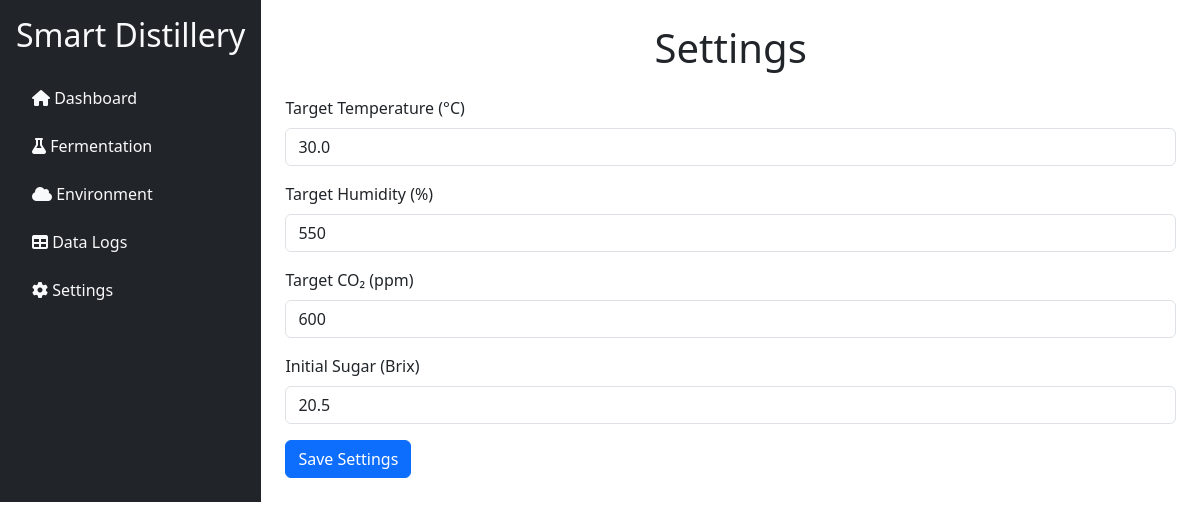
The app's page /settings, older data.
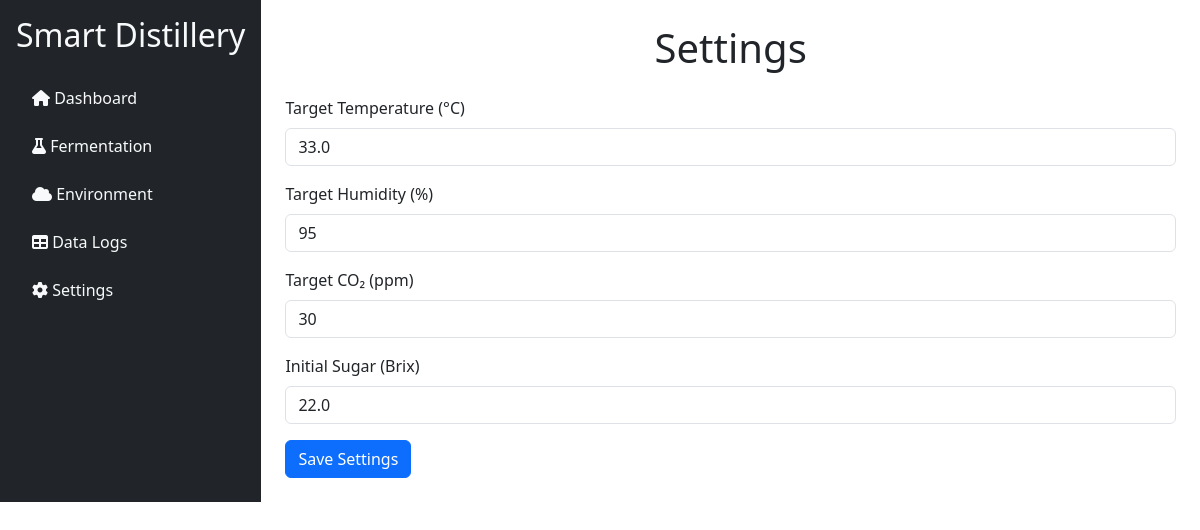
The same page, newer data.
### tables this page shows
CREATE TABLE settings (
            id INTEGER PRIMARY KEY AUTOINCREMENT,
            temperature REAL,
            humidity INTEGER,
            co2 INTEGER,
            sugar REAL
        );

### app.py (the view, shortened to what this page needs)
@app.route('/settings', methods=['GET', 'POST'])
def settings():
    settings = get_fermentation_settings()
    return render_template('settings.html', settings=settings)

### app.py (called while the page is built, shortened)
def get_db_connection():
    conn = sqlite3.connect(DB_PATH)
    conn.row_factory = sqlite3.Row  # 딕셔너리 형태로 반환
    return conn

def get_fermentation_settings():
    conn = get_db_connection()
    cursor = conn.cursor()
    cursor.execute('SELECT * FROM settings WHERE id = 1')
    settings = cursor.fetchone()
    conn.close()
    if settings:
        return dict(settings)  # 딕셔너리 형태로 반환

### project/templates/Settings.html (shortened to what this page needs)
<!DOCTYPE html>
<html lang="en">
<head>
    <link rel="stylesheet" href="https://cdnjs.cloudflare.com/ajax/libs/bootstrap/5.3.0/css/bootstrap.min.css">
    <link rel="stylesheet" href="https://cdnjs.cloudflare.com/ajax/libs/font-awesome/6.0.0-beta3/css/all.min.css">
</head>
<body>
    <div class="d-flex">
        <div class="sidebar bg-dark text-light p-3">
            <h2 class="text-center mb-4">Smart Distillery</h2>
            <ul class="nav flex-column">
                <li class="nav-item mb-2"><a href="/" class="nav-link text-light"><i class="fas fa-home"></i> Dashboard</a></li>
                <li class="nav-item mb-2"><a href="/fermentation" class="nav-link text-light"><i class="fas fa-flask"></i> Fermentation</a></li>
                <li class="nav-item mb-2"><a href="/environment" class="nav-link text-light"><i class="fas fa-cloud"></i> Environment</a></li>
                <li class="nav-item mb-2"><a href="/data-logs" class="nav-link text-light"><i class="fas fa-table"></i> Data Logs</a></li>
                <li class="nav-item"><a href="/settings" class="nav-link text-light active"><i class="fas fa-cog"></i> Settings</a></li>
            </ul>
        </div>
        <div class="main flex-grow-1 p-4">
            <header class="mb-4">
                <h1 class="text-center">Settings</h1>
            </header>
            <form action="/settings" method="POST" class="form-container">
                <div class="mb-3">
                    <label for="temperature" class="form-label">Target Temperature (°C)</label>
                    <input type="number" class="form-control" id="temperature" name="temperature" value="{{ settings.temperature }}" step="0.1" required>
                </div>
                <div class="mb-3">
                    <label for="humidity" class="form-label">Target Humidity (%)</label>
                    <input type="number" class="form-control" id="humidity" name="humidity" value="{{ settings.humidity }}" step="1" required>
                </div>
                <div class="mb-3">
                    <label for="co2" class="form-label">Target CO₂ (ppm)</label>
                    <input type="number" class="form-control" id="co2" name="co2" value="{{ settings.co2 }}" step="10" required>
                </div>
                <div class="mb-3">
                    <label for="sugar" class="form-label">Initial Sugar (Brix)</label>
                    <input type="number" class="form-control" id="sugar" name="sugar" value="{{ settings.sugar }}" step="0.1" required>
                </div>
                <button type="submit" class="btn btn-primary">Save Settings</button>
            </form>
        </div>
    </div>
</body>
</html>

Row changes from the older to the newer data that the page shows:
changed settings: temperature "30.0" → "33.0"; humidity "550" → "95"; co2 "600" → "30"; sugar "20.5" → "22.0"
